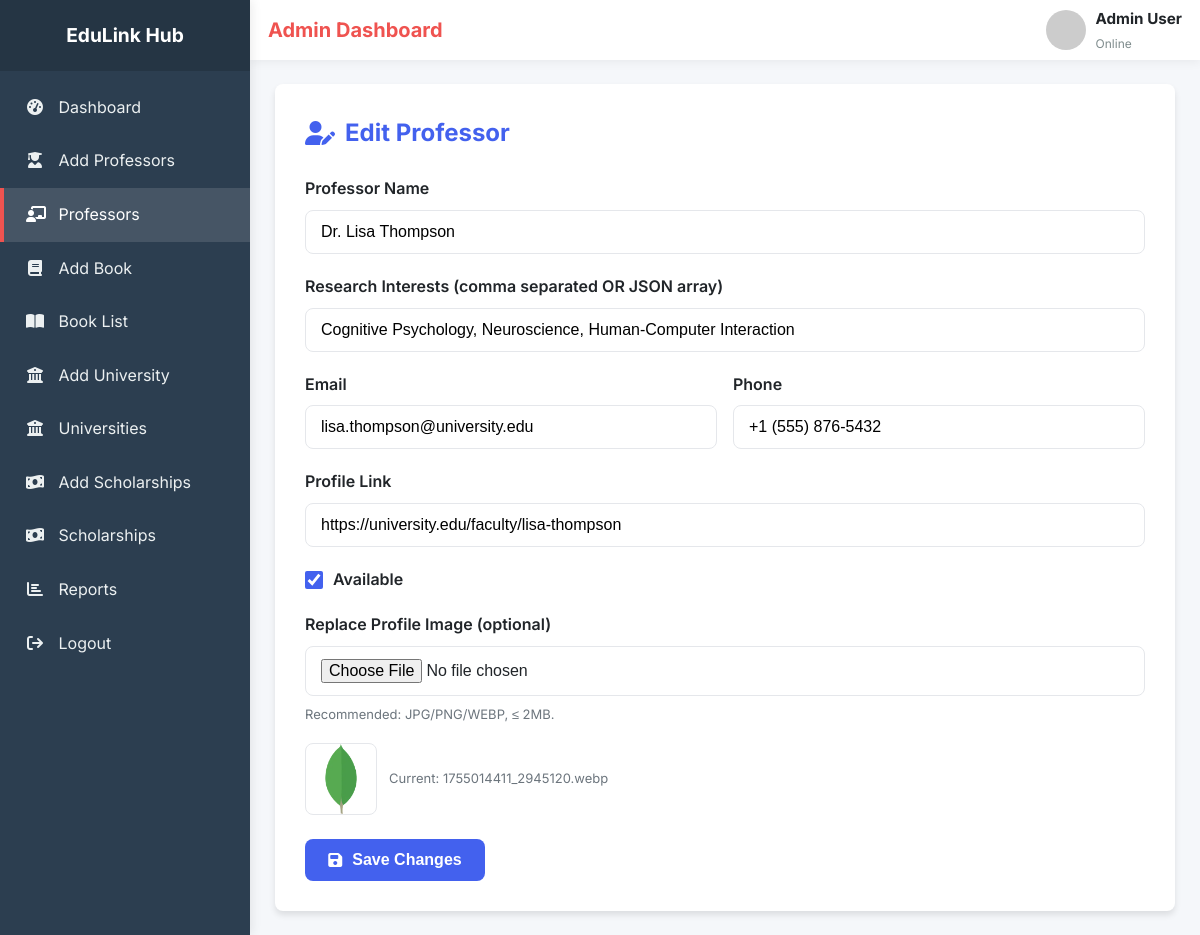
Screenshot of /admin/edit-professor.php?id=5 (signed in) with the database file from the repository.
### tables this page shows
CREATE TABLE `professors` (
  `id` int(11) NOT NULL,
  `name` varchar(255) NOT NULL,
  `image` varchar(255) DEFAULT NULL,
  `researchInterests` longtext NOT NULL CHECK (json_valid(`researchInterests`)),
  `contact_email` varchar(255) NOT NULL,
  `contact_phone` varchar(20) DEFAULT NULL,
  `availability` enum('available','not available') DEFAULT 'available',
  `profileLink` varchar(255) DEFAULT NULL,
  `createdAt` timestamp NOT NULL DEFAULT current_timestamp(),
  `updatedAt` timestamp NOT NULL DEFAULT current_timestamp() ON UPDATE current_timestamp()
);

### admin/edit-professor.php (the view, shortened to what this page needs)
<?php
require '../config/database.php';
$id = isset($_GET['id']) ? (int)$_GET['id'] : 0;
$prof = null;
if ($stmt = mysqli_prepare($conn, "SELECT id, name, image, researchInterests, contact_email, contact_phone, availability, profileLink FROM professors WHERE id = ?")) {
    mysqli_stmt_bind_param($stmt, 'i', $id);
    mysqli_stmt_execute($stmt);
    $res = mysqli_stmt_get_result($stmt);
    $prof = $res ? mysqli_fetch_assoc($res) : null;
}
$old = $_SESSION['edit-professor-data'] ?? [];
function old_or($key, $fallback)
{
    global $old;
    return isset($old[$key]) ? $old[$key] : $fallback;
}
$riCsvFromDb = '';
if (!empty($prof['researchInterests'])) {
    $decoded = json_decode($prof['researchInterests'], true);
    if (is_array($decoded)) {
        $clean = array_values(array_filter(array_map(fn($s) => is_string($s) ? trim($s) : '', $decoded), fn($v) => $v !== ''));
        $riCsvFromDb = implode(', ', $clean);
    } else {
        $riCsvFromDb = $prof['researchInterests'];
    }
}
$imgFile = trim((string)$prof['image']);
$imgUrl  = $imgFile !== '' ? "../uploads/" . rawurlencode($imgFile) : '';
?>
<!DOCTYPE html>
<html lang="en">
<head>
    <link href="https://cdnjs.cloudflare.com/ajax/libs/font-awesome/6.5.2/css/all.min.css" rel="stylesheet">
    <link rel="stylesheet" href="styles/add-professor.css">
    <link rel="stylesheet" href="styles/style.css">
</head>
<body>
    <?php include __DIR__ . '/common/sidebar.php'; ?>
    <main class="main-content">
        <?php include __DIR__ . '/common/navbar.php'; ?>
        <div class="content">
            <h1 class="page-title"><i class="fa-solid fa-user-pen"></i> Edit Professor</h1>
            <form class="professor-form" action="logic/edit-professor-logic.php" method="post" enctype="multipart/form-data">
                <div class="form-group">
                    <label for="name">Professor Name</label>
                    <input
                        type="text"
                        id="name"
                        name="name"
                        placeholder="Enter professor's name"
                        required
                        value="<?= htmlspecialchars(old_or('name', $prof['name'])) ?>">
                </div>
                <div class="form-group">
                    <label for="researchInterests">Research Interests (comma separated OR JSON array)</label>
                    <input
                        type="text"
                        id="researchInterests"
                        name="researchInterests"
                        placeholder='e.g. Artificial Intelligence, Machine Learning  OR  ["Artificial Intelligence","Machine Learning"]'
                        value="<?= htmlspecialchars(old_or('researchInterests', $riCsvFromDb)) ?>">
                </div>
                <div class="form-row">
                    <div class="form-group">
                        <label for="contact_email">Email</label>
                        <input
                            type="email"
                            id="contact_email"
                            name="contact_email"
                            placeholder="Enter email address"
                            required
                            value="<?= htmlspecialchars(old_or('contact_email', $prof['contact_email'])) ?>">
                    </div>
                    <div class="form-group">
                        <label for="contact_phone">Phone</label>
                        <input
                            type="text"
                            id="contact_phone"
                            name="contact_phone"
                            placeholder="Enter phone number"
                            value="<?= htmlspecialchars(old_or('contact_phone', $prof['contact_phone'])) ?>">
                    </div>
                </div>
                <div class="form-group">
                    <label for="profileLink">Profile Link</label>
                    <input
                        type="url"
                        id="profileLink"
                        name="profileLink"
                        placeholder="Enter profile URL"
                        value="<?= htmlspecialchars(old_or('profileLink', $prof['profileLink'])) ?>">
                </div>
                <div class="form-group checkbox-group">
                    <?php
                    $dbAvail = strtolower(trim((string)$prof['availability'])) === 'available';
                    $oldAvail = isset($old['availability']) ? (strtolower($old['availability']) === 'available' || $old['availability'] === 'on') : null;
                    $checked = is_null($oldAvail) ? $dbAvail : $oldAvail;
                    ?>
                    <input type="checkbox" id="availability" name="availability" <?= $checked ? 'checked' : '' ?>>
                    <label for="availability">Available</label>
                </div>
                <div class="form-group">
                    <label for="image">Replace Profile Image (optional)</label>
                    <input type="file" id="image" name="image" accept="image/*">
                    <span class="hint">Recommended: JPG/PNG/WEBP, ≤ 2MB.</span>
                    <?php if ($imgUrl): ?>
                        <div style="margin-top:10px; display:flex; align-items:center; gap:12px;">
                            <img src="<?= htmlspecialchars($imgUrl) ?>" alt="Current Image" style="width:72px; height:72px; object-fit:cover; border-radius:8px; border:1px solid #e5e7eb;">
                            <span class="hint">Current: <?= htmlspecialchars($imgFile) ?></span>
                        </div>
                    <?php endif; ?>
                </div>
                <button type="submit" name="submit" class="submit-btn">
                    <i class="fa-solid fa-floppy-disk"></i> Save Changes
                </button>
            </form>
        </div>
    </main>
</body>
</html>

### admin/styles/add-professor.css (style rules this page uses)
:root { --primary-color: #4361ee; --secondary-color: #3f37c9; --accent-color: #4895ef; --light-color: #f8f9fa; --dark-color: #212529; --success-color: #4cc9f0; --warning-color: #f72585; --gray-color: #adb5bd; --border-radius: 8px; --box-shadow: 0 4px 6px rgba(0, 0, 0, 0.1); --transition: all 0.3s ease; }
* { margin: 0; padding: 0; box-sizing: border-box; }
body { font-family: "Inter", sans-serif; background-color: #f5f7fa; color: var(--dark-color); line-height: 1.6; display: flex; min-height: 100vh; }
.main-content { flex: 1; margin-left: 250px; min-height: 100vh; }
.content { background-color: #fff; border-radius: var(--border-radius); padding: 30px; box-shadow: var(--box-shadow); max-width: 900px; margin: 24px auto; }
.page-title { font-size: 24px; margin-bottom: 24px; color: var(--primary-color); display: flex; align-items: center; gap: 10px; font-weight: 700; }
.professor-form { display: flex; flex-direction: column; gap: 20px; }
.form-row { display: grid; grid-template-columns: 1fr 1fr; gap: 16px; }
.form-group { display: flex; flex-direction: column; gap: 8px; }
.form-group label { font-weight: 600; color: var(--dark-color); }
.form-group input[type="text"], .form-group input[type="email"], .form-group input[type="url"], .form-group input[type="file"] { padding: 12px 15px; border: 1px solid #e5e7eb; border-radius: var(--border-radius); font-size: 16px; transition: var(--transition); background: #fff; }
.form-group input::placeholder { color: var(--gray-color); }
.checkbox-group { display: flex; flex-direction: row; align-items: center; gap: 10px; }
.checkbox-group input[type="checkbox"] { width: 18px; height: 18px; accent-color: var(--primary-color); }
.hint { font-size: 13px; color: #6c757d; }
.submit-btn { background-color: var(--primary-color); color: white; border: none; padding: 12px 20px; border-radius: var(--border-radius); font-size: 16px; font-weight: 600; cursor: pointer; transition: var(--transition); display: inline-flex; align-items: center; justify-content: center; gap: 10px; margin-top: 4px; width: 180px; }

### admin/styles/style.css (style rules this page uses)
:root { --primary-color: #4361ee; --secondary-color: #3f37c9; --accent-color: #4895ef; --light-color: #f8f9fa; --dark-color: #212529; --success-color: #22c55e; --warning-color: #f72585; --gray-200: #e5e7eb; --radius: 12px; --shadow: 0 8px 20px rgba(2, 6, 23, 0.1); }

### rows the page displays
professors: name "Dr. Lisa Thompson", researchInterests "Cognitive Psychology, Neuroscience, Human-Computer Interaction", contact_email "lisa.thompson@university.edu", contact_phone "+1 (555) 876-5432", profileLink "https://university.edu/faculty/lisa-thompson", availability "☑", image (picture), image "1755014411_2945120.webp"

### other values shown
$label "Dashboard Add Professors Professors Add Book Book List Add University Universities Add Scholarships Scholarships Reports Logout"
$admin_name "Admin User"
